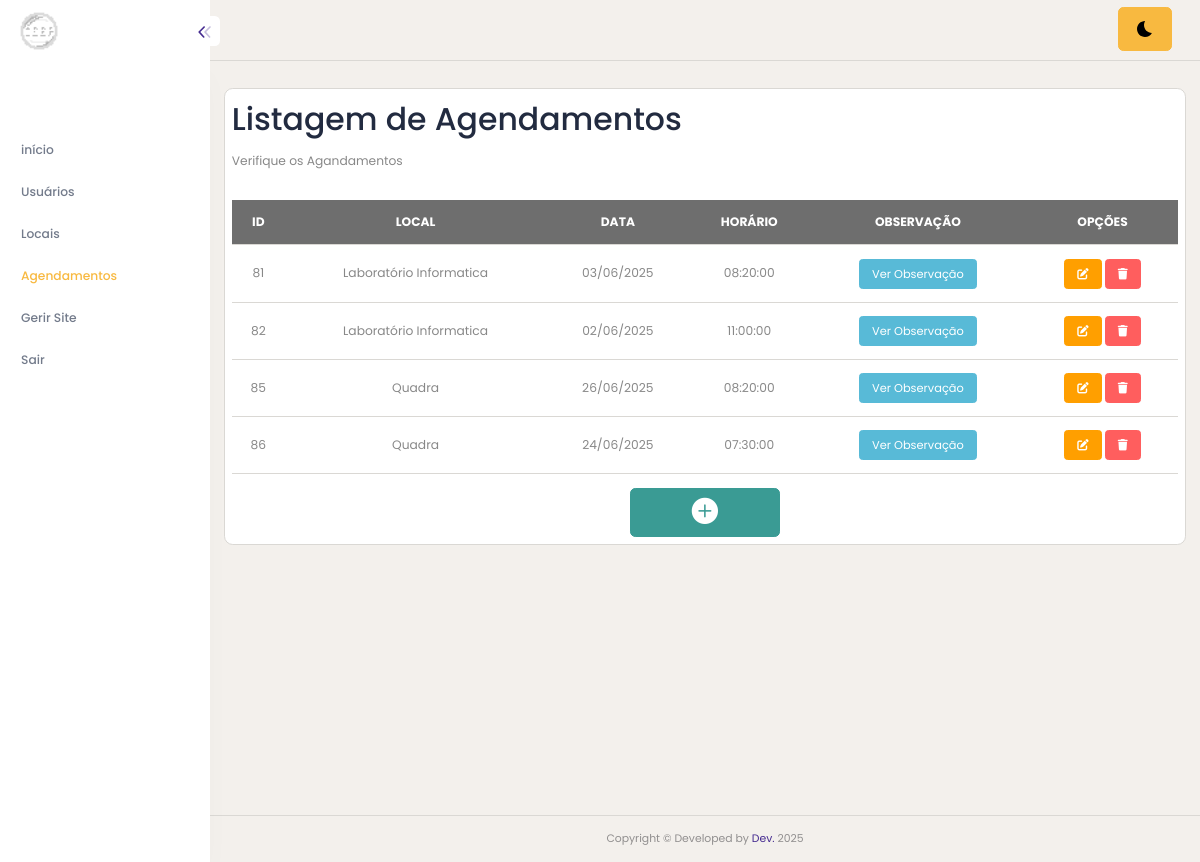
Screenshot of /agendas-pesquisar.php (signed in) with the database file from the repository.
### tables this page shows
CREATE TABLE `agendas` (
  `id` int(11) NOT NULL,
  `usuario_id` int(11) DEFAULT NULL,
  `local_id` int(11) DEFAULT NULL,
  `data` date DEFAULT NULL,
  `arquivo` text DEFAULT NULL,
  `observacao` text DEFAULT NULL,
  `horario` time DEFAULT NULL,
  `horariofin` time NOT NULL
);

CREATE TABLE `locais` (
  `id` int(11) NOT NULL,
  `nome` varchar(100) DEFAULT NULL,
  `status` tinyint(1) DEFAULT NULL,
  `cor` varchar(10) NOT NULL
);

### agendas-pesquisar.php (the view, shortened to what this page needs)
<!DOCTYPE html>
<html lang="pt-BR">
<head>
    <?php include("app-header.php"); ?>
</head>
<body>
    <?php include("app-lateral.php"); ?>
    <div class="content-body" style="min-height: 899px;">
        <div class="container-fluid">
            <div class="row">
                <div class="card p-2">
                    <h1>Listagem de Agendamentos</h1>
                    <p>Verifique os Agandamentos</p>
                    <div class="table-responsive mt-3">
                        <table class="table" id="tabela">
                            <tr class="table-dark text-center">
                                <th>ID</th>
                                <th>LOCAL</th>
                                <th>DATA</th>
                                <th>HORÁRIO</th>
                                <th>OBSERVAÇÃO</th>
                                <th>OPÇÕES</th>
                            </tr>
                            <?php
                            $sql = $conn->prepare("
                     select agendas.*, locais.nome as local
                     from agendas
                     LEFT JOIN locais ON locais.id = agendas.local_id
                            ");
                            $sql->execute();
                            while ($dados = $sql->fetch()) {
                            ?>
                                <tr class="text-center">
                                    <td><?php echo $dados['id']; ?></td>
                                    <td><?php echo $dados['local']; ?></td>
                                    <td><?php
                                        $data = new DateTime($dados['data']);
                                        echo $data->format('d/m/Y'); ?>
                                    </td>
                                    <td><?php
                                        $horario = new DateTime($dados['horario']);
                                        echo $horario->format('H:i:s'); ?>
                                    </td>
                                    <td>
                                        <button class="btn btn-info btn-sm"
                                            onclick="mostrarObs('<?php echo htmlspecialchars(addslashes($dados['observacao'])); ?>')">
                                            Ver Observação
                                        </button>
                                    </td>
                                    <td class="text-center">
                                        <a href="agendas-cadastro.php?id=<?php echo $dados['id']; ?>" class="btn btn-warning btn-sm"><i class="fa-solid fa-pen-to-square"></i></a>
                                        <a href="agendas-deletar.php?id=<?php echo $dados['id']; ?>" class="btn btn-danger btn-sm"><i class="fa-solid fa-trash"></i></a>
                                    </td>
                                </tr>
                            <?php } ?>
                        </table>
                    </div>
                    <div class="row">
                        <div class="text-center">
                            <a href="agendas-cadastro.php" class="btn btn-success" style="width: 150px;"><i class="bi bi-plus-circle-fill fs-2"></i></a>
                        </div>
                    </div>
                </div>
            </div>
        </div>
    </div>
    <?php include("app-footer.php"); ?>
</body>
</html>

### rows the page displays
agendas: id "81", local.nome "Laboratório Informatica", data "03/06/2025", horario "08:20:00"
agendas: id "82", local.nome "Laboratório Informatica", data "02/06/2025", horario "11:00:00"
agendas: id "85", local.nome "Quadra", data "26/06/2025", horario "08:20:00"
agendas: id "86", local.nome "Quadra", data "24/06/2025", horario "07:30:00"
